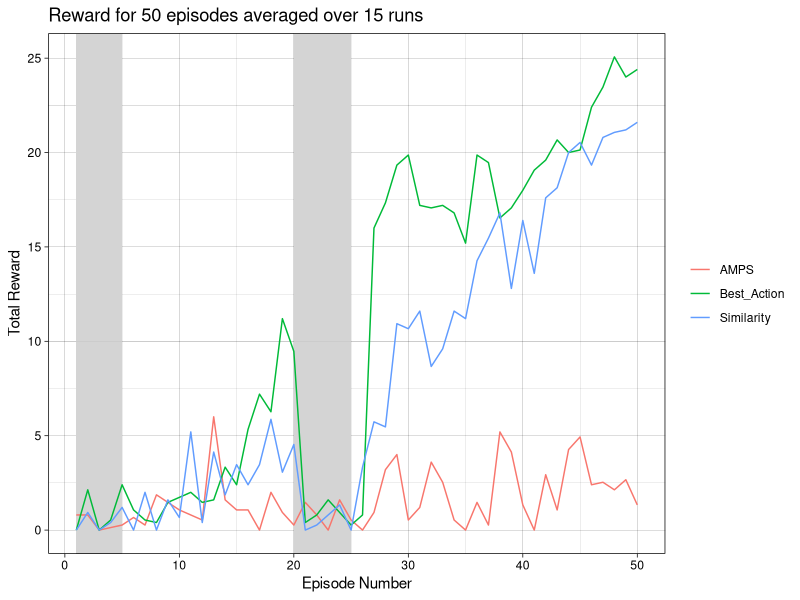

The R script that drew this image:
## ---- chunk 1
knitr::opts_chunk$set(echo = TRUE)
## ---- chunk 2
library(dplyr)
library(ggplot2)
## ---- chunk 3
d1 <- read.csv("AMPS_results.csv")
d2 <- read.csv("Best_Actions_Results.csv")
d3 <- read.csv("Similarity_Results.csv")
d <- read.csv("experiment_results.csv")
## ---- chunk 4
new1 <- d1 %>%
  group_by(Episode) %>%
  summarize(reward_per_episode = mean(Reward))
## ---- chunk 5
new2 <- d2 %>%
  group_by(Episode) %>%
  summarize(reward_per_episode = mean(Reward))
## ---- chunk 6
new3 <- d3 %>%
  group_by(Episode) %>%
  summarize(reward_per_episode = mean(Reward))
## ---- chunk 7
avg_reward <- d %>%
  group_by(Experiment_Name, Episode) %>%
  summarise(avg_reward = mean(Reward))
## ---- chunk 8
ggplot(d, aes(x = Episode, y = Reward, color = Experiment_Name)) +
  geom_rect(aes(xmin = 1, xmax = 5, ymin = -Inf, ymax = Inf), fill = "grey", color = NA, alpha = 0.01) +
  geom_rect(aes(xmin = 20, xmax = 25, ymin = -Inf, ymax = Inf), fill = "grey", color = NA, alpha = 0.01) +
  geom_line()+
  labs(x = "Episode Number", y = "Total Reward",
       title = "Reward for 50 episodes averaged over 15 runs")+
  theme_linedraw()+
  guides(color = guide_legend(title = NULL))
